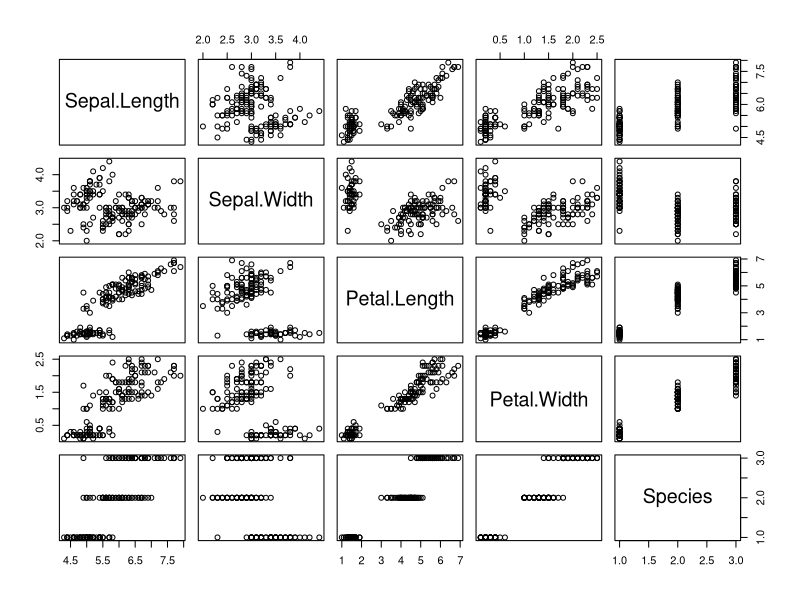
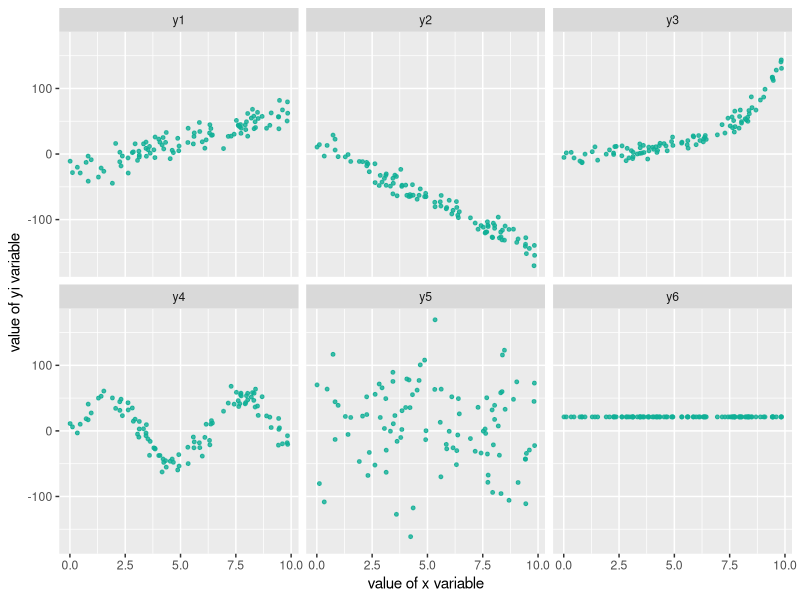
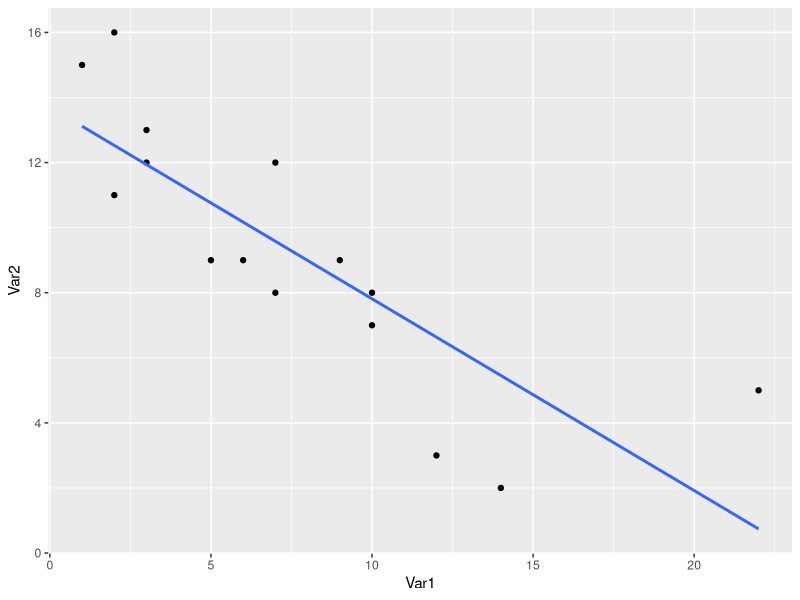
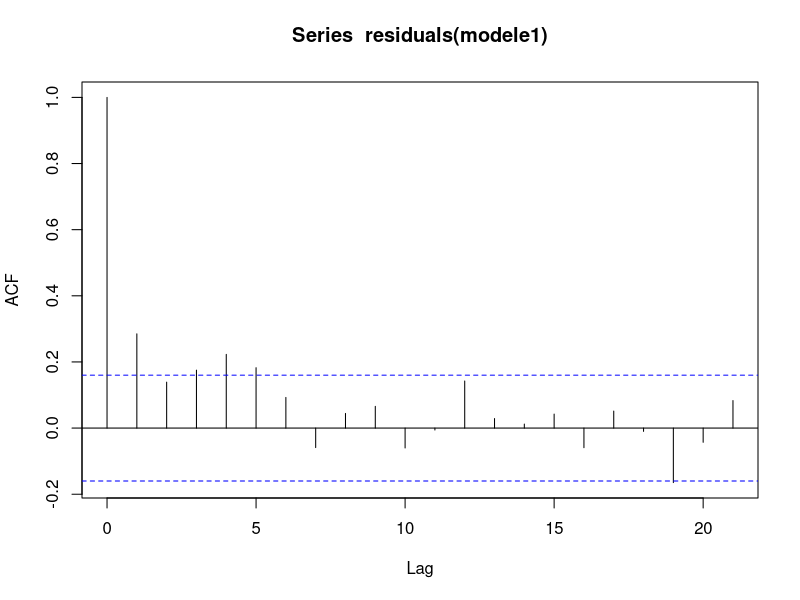
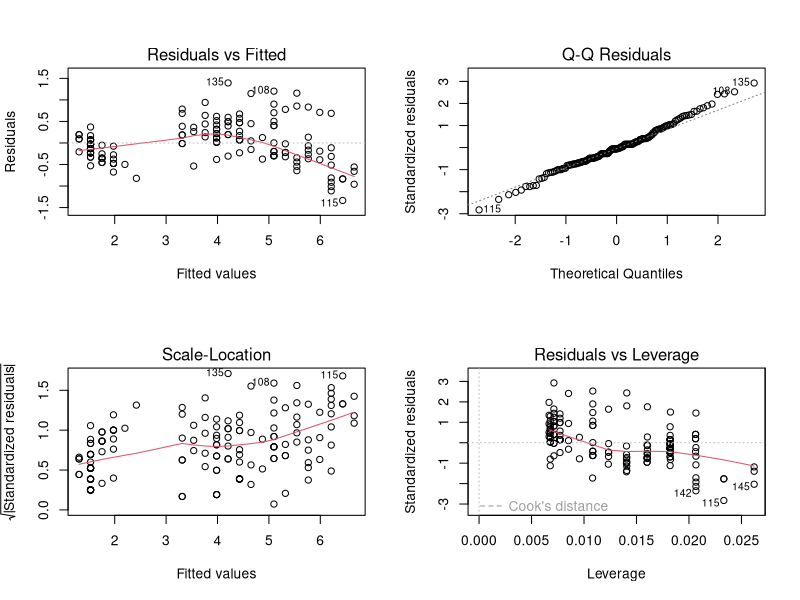
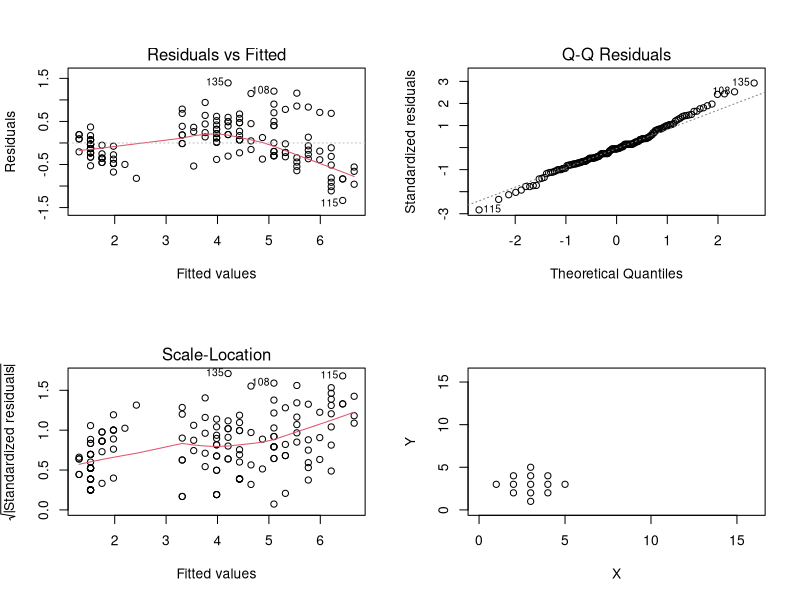
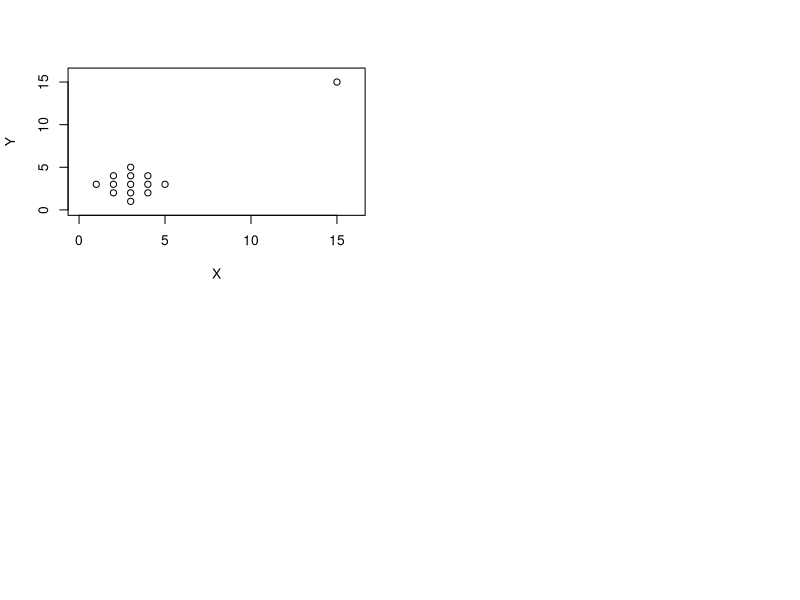
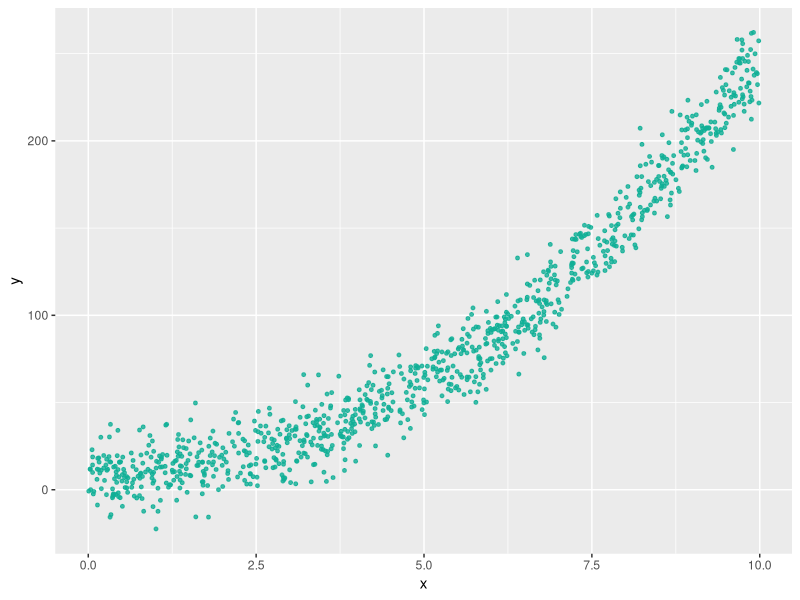

Reproduce these figures in R, in order.
## ---- chunk 1
knitr::opts_chunk$set(echo = TRUE,fig.width =6,fig.align="center", fig.height = 3)
library(knitr)
library(xtable)
## ---- chunk 2
data(iris)
plot(iris)
## ---- chunk 3
x <- runif(100, min = 0, max=10)
y1 <- 8.5*x - 23 + rnorm(100,0, 12)
y2 <- -16*x +12 + rnorm(100,0,10)
y3 <- sqrt(exp(x)) + rnorm(100,0,8)
y4 <-  50*sin(x) + rnorm(100,0,10)
y5 <-  rnorm(100, 0, 60)
y6 <- 21.345
data2 <-  data.frame(x, y1, y2, y3, y4, y5, y6)
library(reshape2)
library(ggplot2)
data2 <- melt(data2, idvars=c("x"), measure.vars=c("y1","y2","y3","y4", "y5", "y6"))
plo2 <-  ggplot(data2, aes(x=x, y=value))+
  geom_point(size =1, color = "#0FAF96", alpha=0.8)+
  facet_wrap(~variable)+
  xlab("value of x variable")+
  ylab("value of yi variable")
  
plo2
## ---- chunk 4
library(ggplot2)
data <-  data.frame(X=c(1,2,3,5,6,7,12,14,22, 2,3 ,10,10,9,7),Y=c(15,16,13, 9,9,12,3,2,5,11,12,7,8,9,8))
plo <-  ggplot(data, aes(x=X, y=Y))+
  geom_point()+
  geom_smooth(method="lm", se=FALSE)+
  xlab("Var1")+
  ylab("Var2")
plo
## ---- chunk 5
summary(lm(iris$Petal.Length~iris$Petal.Width))
## ---- chunk 6
modele1 <- lm(iris$Petal.Length~ iris$Petal.Width)
acf(residuals(modele1))
## ---- chunk 7
modele1 <- lm(iris$Petal.Length~ iris$Petal.Width)
par(mfrow=c(2,2)) # pour avoir une matrice de grpahes
plot(modele1)
## ---- chunk 8
modele1 <- lm(iris$Petal.Length~ iris$Petal.Width)
plot(modele1,1)
## ---- chunk 9
modele1 <- lm(iris$Petal.Length~ iris$Petal.Width)
plot(modele1,2)
## ---- chunk 10
modele1 <- lm(iris$Petal.Length~ iris$Petal.Width)
plot(modele1,3)
## ---- chunk 11
cor(iris$Petal.Length, iris$Petal.Width)
## ---- chunk 12
cor.test(iris$Petal.Length, iris$Petal.Width)
## ---- chunk 13
cor(iris[,1:4])
## ---- chunk 14
X <-  c(3,2,3,4,1,2,3,4,5,2,3,4,3)
Y <-  c(1,2,2,2,3,3,3,3,3,4,4,4,5)
plot(X, Y, xlim = c(0,16), ylim= c(0,16))
cor.test(X,Y)$estimate
## ---- chunk 15
X <-  c(3,2,3,4,1,2,3,4,5,2,3,4,3,15)
Y <-  c(1,2,2,2,3,3,3,3,3,4,4,4,5,15)
plot(X, Y, xlim = c(0,16), ylim= c(0,16))
cor.test(X,Y)$estimate
## ---- chunk 16
my_model <- lm(Petal.Width~Petal.Length, iris)
summary(my_model)
## ---- chunk 17
cor.test(iris$Sepal.Length, iris$Sepal.Width, method="spearman", exact = FALSE)
## ---- chunk 18
x <- runif(1000, min = 0, max=10)
y1 <- 1.5*x^2.2  + rnorm(1000,10, 12)
data2 <-  data.frame(x, y1)
library(ggplot2)
plo2 <-  ggplot(data2, aes(x=x, y=y1))+
  geom_point(size =1, color = "#0FAF96", alpha=0.8)+
  xlab(" x ")+
  ylab(" y ")
plo2
## ---- chunk 19
x <- runif(1000, min = 0, max=10)
y1 <- exp(1.5*x+ 0.2)  + 10000*rnorm(1000,10, 12)
data2 <-  data.frame(x, y1)
library(ggplot2)
plo2 <-  ggplot(data2, aes(x=x, y=y1))+
  geom_point(size =1, color = "#0FAF96", alpha=0.8)+
  xlab(" x ")+
  ylab(" y ")
plo2
## ---- chunk 20
x <- runif(1000, min = 0, max=10)
y1 <- 1.5*log(x)+ 0.2  + 0.22*rnorm(1000,1, 2)
data2 <-  data.frame(x, y1)
library(ggplot2)
plo2 <-  ggplot(data2, aes(x=x, y=y1))+
  geom_point(size =1, color = "#0FAF96", alpha=0.8)+
  xlab(" x ")+
  ylab(" y ")
plo2
## ---- chunk 21
x <- runif(1000, min = 0, max=10)
ymax <-  10
ymin <- 0
y1 <- ymin+ ((ymax -ymin) /(1 + exp(-1.5*x+6.8))) + 0.5*rnorm(1000,1,1)
data2 <-  data.frame(x, y1)
library(ggplot2)
plo2 <-  ggplot(data2, aes(x=x, y=y1))+
  geom_point(size =1, color = "#0FAF96", alpha=0.8)+
  xlab(" x ")+
  ylab(" y ")
plo2
## ---- chunk 22
library(RColorBrewer)
mypalette <-  brewer.pal(12,"Set3")
par(mar=c(0,0,0,0))
mosaicplot(~Class+Survived, data=Titanic, color=mypalette,main = "")
## ---- chunk 23
library(ggplot2)
library(cowplot)


n <-  4000
xval <-  rbeta(n, shape1 = 2, shape2 = 5) * 1000
mydf <-  data.frame(x=xval)
xmean <-  mean(xval)
xsd <-  sd(xval)

xlabels <- data.frame(
  x = c(quantile(mydf$x)),
  y = c(rep(330,5) ),
  text = paste0(c("","Q1: ", "Q2: ", "Q3: ", ""),names(quantile(mydf$x)))
)
distriPlot <-  ggplot(mydf, aes(x=x))+
  geom_histogram(bins = 50, fill="#0FAF96", color="grey")+
  geom_vline(data = xlabels, xintercept = xlabels$x, linetype=c(2,2,1,2,2))+
  geom_label(data= xlabels, aes(x=x,y=y,label=text) )+
  xlab("X")+
  ylab("Effectif")

# Marginal density plot of x (top panel) and y (right panel)
yplot <- ggplot(mydf, aes(y = xval))+
  geom_boxplot(outlier.alpha = 0.2)+
  coord_flip()+
  xlab("")+
  ylab("")+
  theme_void()

#assemblage
plot_grid(yplot, distriPlot,  ncol = 1, align = "hv",scale = c(1,1), 
          rel_widths = c(1, 1), rel_heights = c(1, 3))
## ---- chunk 24
p <- ggplot(mpg, aes(class, hwy))
p + geom_boxplot(outlier.alpha = 0.2) +xlab("type de véhicule (var. qualitative)") +ylab("consommation (var. quantitative")+theme_light()
